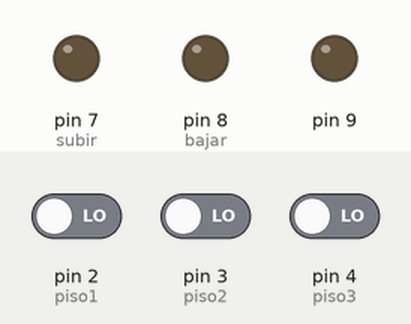
A sketch run on a simulated Arduino Uno, built with avr-gcc and run on an emulated ATmega328P. On the bench: output pins drawn as LEDs (lit = HIGH). Inputs (shaded band) come from the test bench; at power-on: pin 3 (piso2) LOW, pin 2 (piso1) LOW, pin 4 (piso3) LOW.

Above: at 1.2 s.
1.3 s: pin 3 (piso2) driven HIGH
At 1.6 s:
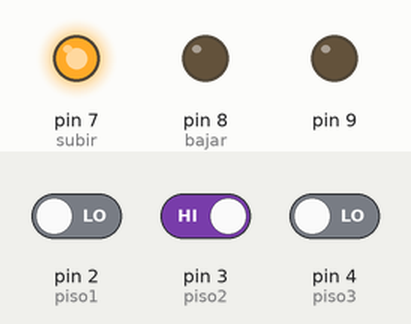
3.8 s: pin 2 (piso1) driven HIGH
At 4.6 s:
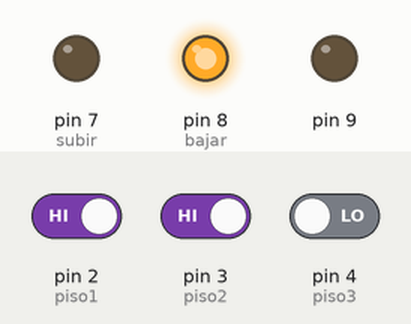
Timing chart, 0 to 6.8 s (numbered marks = the images above; inputs shaded):
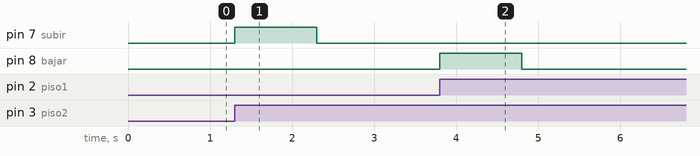

The sketch:

arduino_ascensor.ino
```cpp
//Codigo para un uascensor que hicimos entre 3 en la asignatura de Tecnología en 4º ESO
//No teniamos sensores para detectar el ascensor por lo que tuvimos que hacerlo modificando el tiempo

const int subir = 7;
const int bajar = 8;
int piso = 1;
const int piso1 = 2; //boton planta 1
const int piso2 = 3; //boton planta 2
const int piso3 = 4; //boton planta 3
const int tiempo1 = 1000; //tiempo para 1 planta
const int tiempo2 = 2000; //tiempo para 2 plantas

void setup() {
pinMode(subir, OUTPUT);
pinMode(bajar, OUTPUT);
pinMode(2, INPUT);
pinMode(3, INPUT);
pinMode(4, INPUT);
pinMode(9, OUTPUT);
}

void loop() {
  if(digitalRead(piso1) == HIGH){ //boton piso 1 pulsado
    if(piso == 2){ //estamos en el piso 2
      digitalWrite(bajar, HIGH);
      delay(tiempo1);
      digitalWrite(bajar, LOW);
    }
    else if(piso == 3){ //estamos en el piso 3
      digitalWrite(bajar, HIGH);
      delay(tiempo2);
      digitalWrite(bajar, LOW);
    }
    piso = 1;
  }
  else if(digitalRead(piso2) == HIGH){ //boton piso 2 pulsado
    if (piso == 1){ //estamos en el piso 1
      digitalWrite(subir, HIGH);
      delay(tiempo1);
      digitalWrite(subir, LOW);
    }
    else if (piso == 3){ //estamos en el piso 3
      digitalWrite(bajar, HIGH);
      delay(tiempo2);
      digitalWrite(bajar, LOW);
    }
    piso = 2;
  }
  else if(digitalRead(piso3) == HIGH){ //boton piso 3 pulsado
    if(piso == 1){ // estamos en el piso 1
      digitalWrite(subir, HIGH);
      delay(tiempo2);
      digitalWrite(subir, LOW);
    }
    else if(piso == 2){ //estamos en el piso 2
      digitalWrite(subir, HIGH);
      delay(tiempo1);
      digitalWrite(subir, LOW);
    }
    piso = 3;
  }
}
```

Measured:
- after the input at 1.3 s, pin 7 (subir): LOW → HIGH at once, → LOW 1.0 s later
- after the input at 3.8 s, pin 8 (bajar): LOW → HIGH at once, → LOW 1.0 s later
